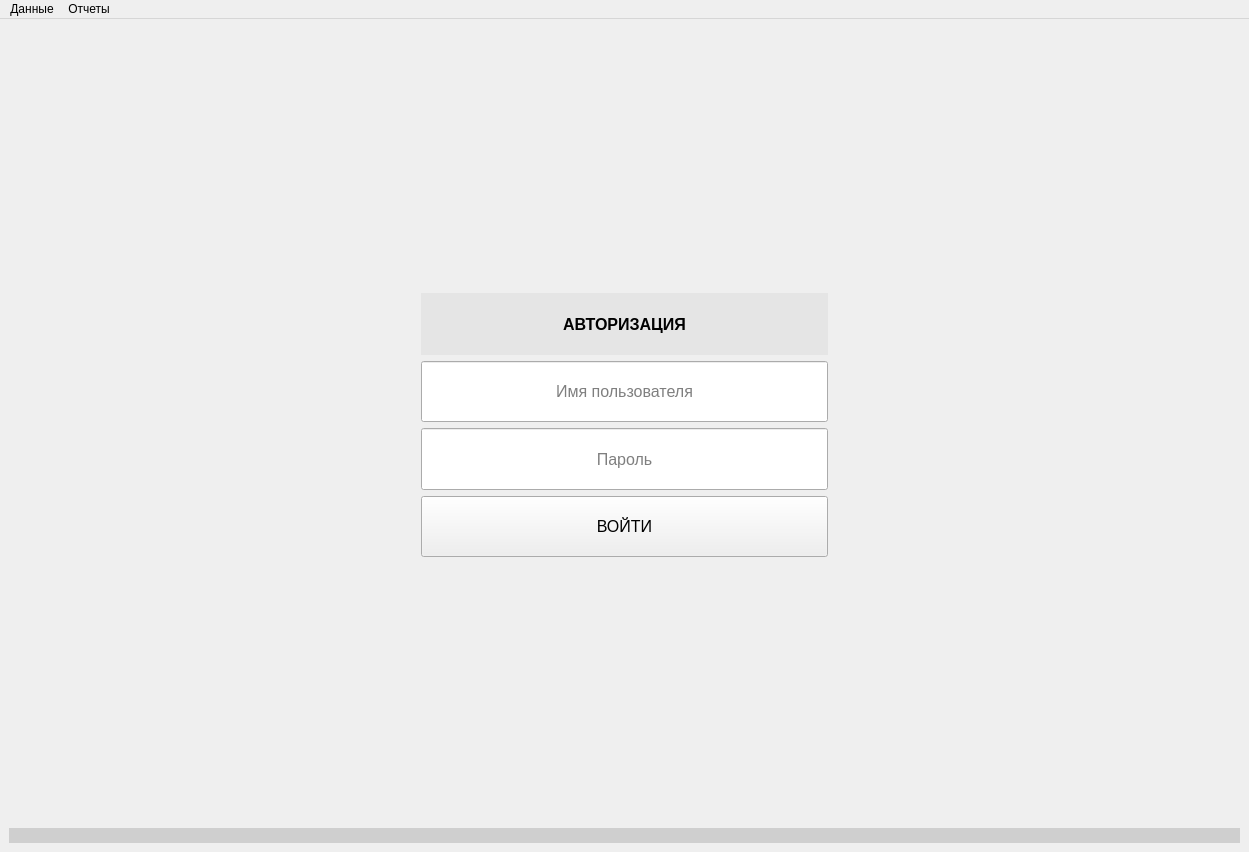
<?xml version="1.0" encoding="UTF-8"?>
<ui version="4.0">
 <class>MainWindow</class>
 <widget class="QMainWindow" name="MainWindow">
  <property name="geometry">
   <rect>
    <x>0</x>
    <y>0</y>
    <width>1249</width>
    <height>852</height>
   </rect>
  </property>
  <property name="windowTitle">
   <string>MainWindow</string>
  </property>
  <widget class="QWidget" name="centralwidget">
   <layout class="QGridLayout" name="gridLayout">
    <item row="1" column="2">
     <spacer name="horizontalSpacer_2">
      <property name="orientation">
       <enum>Qt::Horizontal</enum>
      </property>
      <property name="sizeHint" stdset="0">
       <size>
        <width>40</width>
        <height>20</height>
       </size>
      </property>
     </spacer>
    </item>
    <item row="1" column="0">
     <spacer name="horizontalSpacer">
      <property name="orientation">
       <enum>Qt::Horizontal</enum>
      </property>
      <property name="sizeHint" stdset="0">
       <size>
        <width>40</width>
        <height>20</height>
       </size>
      </property>
     </spacer>
    </item>
    <item row="0" column="1">
     <spacer name="verticalSpacer">
      <property name="orientation">
       <enum>Qt::Vertical</enum>
      </property>
      <property name="sizeHint" stdset="0">
       <size>
        <width>20</width>
        <height>40</height>
       </size>
      </property>
     </spacer>
    </item>
    <item row="2" column="1">
     <spacer name="verticalSpacer_2">
      <property name="orientation">
       <enum>Qt::Vertical</enum>
      </property>
      <property name="sizeHint" stdset="0">
       <size>
        <width>20</width>
        <height>40</height>
       </size>
      </property>
     </spacer>
    </item>
    <item row="1" column="1">
     <layout class="QVBoxLayout" name="layout">
      <item>
       <widget class="QLabel" name="lbl_auth">
        <property name="sizePolicy">
         <sizepolicy hsizetype="Expanding" vsizetype="Expanding">
          <horstretch>0</horstretch>
          <verstretch>0</verstretch>
         </sizepolicy>
        </property>
        <property name="font">
         <font>
          <pointsize>12</pointsize>
          <weight>75</weight>
          <bold>true</bold>
         </font>
        </property>
        <property name="styleSheet">
         <string notr="true">background-color: rgb(229, 229, 229);</string>
        </property>
        <property name="text">
         <string>АВТОРИЗАЦИЯ</string>
        </property>
        <property name="alignment">
         <set>Qt::AlignCenter</set>
        </property>
       </widget>
      </item>
      <item>
       <widget class="QLineEdit" name="txt_username">
        <property name="sizePolicy">
         <sizepolicy hsizetype="Expanding" vsizetype="Expanding">
          <horstretch>0</horstretch>
          <verstretch>0</verstretch>
         </sizepolicy>
        </property>
        <property name="font">
         <font>
          <pointsize>12</pointsize>
         </font>
        </property>
        <property name="alignment">
         <set>Qt::AlignCenter</set>
        </property>
        <property name="placeholderText">
         <string>Имя пользователя</string>
        </property>
       </widget>
      </item>
      <item>
       <widget class="QLineEdit" name="txt_password">
        <property name="sizePolicy">
         <sizepolicy hsizetype="Expanding" vsizetype="Expanding">
          <horstretch>0</horstretch>
          <verstretch>0</verstretch>
         </sizepolicy>
        </property>
        <property name="font">
         <font>
          <pointsize>12</pointsize>
         </font>
        </property>
        <property name="echoMode">
         <enum>QLineEdit::Password</enum>
        </property>
        <property name="alignment">
         <set>Qt::AlignCenter</set>
        </property>
        <property name="placeholderText">
         <string>Пароль</string>
        </property>
       </widget>
      </item>
      <item>
       <widget class="QPushButton" name="btn_enter">
        <property name="sizePolicy">
         <sizepolicy hsizetype="Minimum" vsizetype="Expanding">
          <horstretch>0</horstretch>
          <verstretch>0</verstretch>
         </sizepolicy>
        </property>
        <property name="font">
         <font>
          <pointsize>12</pointsize>
         </font>
        </property>
        <property name="text">
         <string>ВОЙТИ</string>
        </property>
       </widget>
      </item>
     </layout>
    </item>
    <item row="3" column="0" colspan="3">
     <widget class="QLabel" name="txt_edu_name">
      <property name="sizePolicy">
       <sizepolicy hsizetype="Preferred" vsizetype="Preferred">
        <horstretch>0</horstretch>
        <verstretch>0</verstretch>
       </sizepolicy>
      </property>
      <property name="font">
       <font>
        <pointsize>10</pointsize>
       </font>
      </property>
      <property name="styleSheet">
       <string notr="true">background-color:rgb(207, 207, 207);</string>
      </property>
      <property name="text">
       <string/>
      </property>
      <property name="alignment">
       <set>Qt::AlignCenter</set>
      </property>
     </widget>
    </item>
   </layout>
  </widget>
  <widget class="QMenuBar" name="menubar">
   <property name="geometry">
    <rect>
     <x>0</x>
     <y>0</y>
     <width>1249</width>
     <height>26</height>
    </rect>
   </property>
   <widget class="QMenu" name="menu">
    <property name="title">
     <string>Данные</string>
    </property>
    <addaction name="action"/>
    <addaction name="action_2"/>
   </widget>
   <widget class="QMenu" name="menu_2">
    <property name="title">
     <string>Отчеты</string>
    </property>
   </widget>
   <addaction name="menu"/>
   <addaction name="menu_2"/>
  </widget>
  <action name="action">
   <property name="text">
    <string>Данные об ОУ</string>
   </property>
  </action>
  <action name="action_2">
   <property name="text">
    <string>Данные о работниках</string>
   </property>
  </action>
 </widget>
 <resources/>
 <connections/>
</ui>
